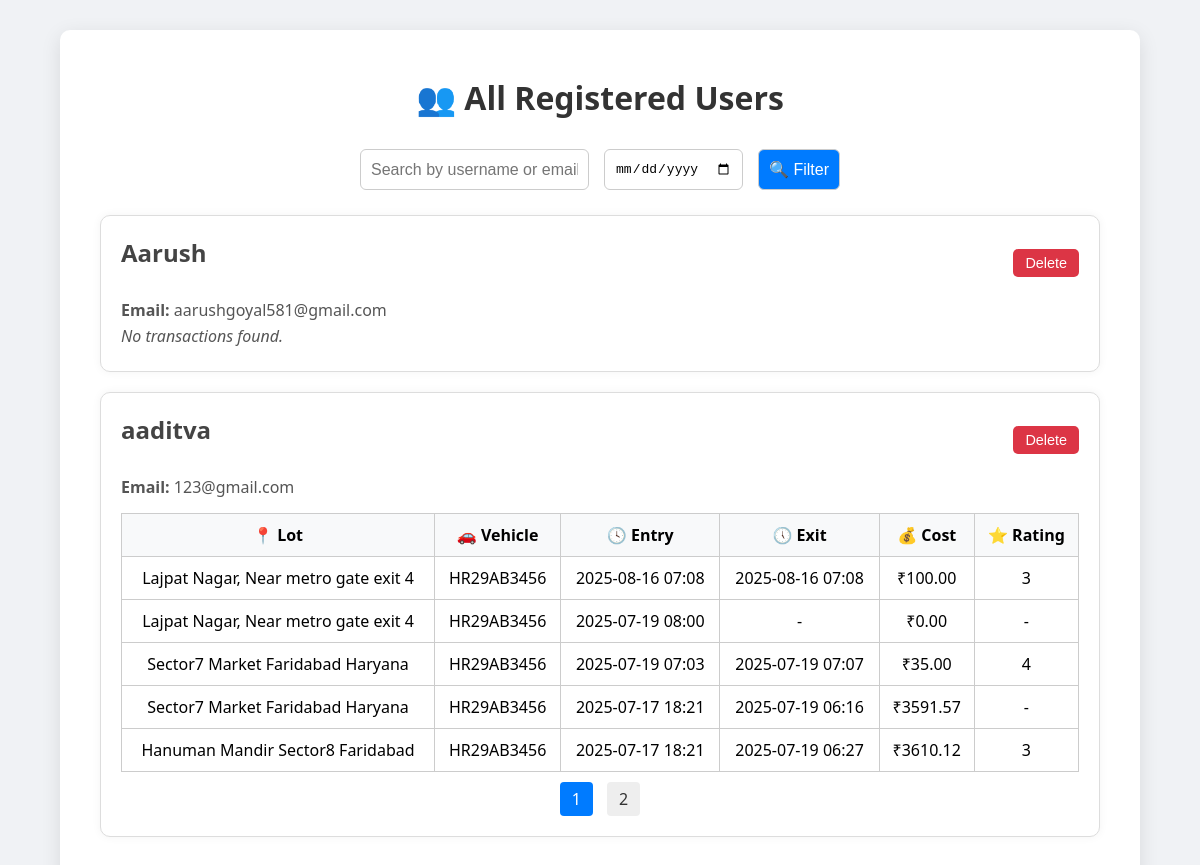
Screenshot of /admin/users with the database file from the repository.
### models.py (models this page shows, shortened)
class User(db.Model):
    id = db.Column(db.Integer, primary_key=True)
    username = db.Column(db.String(80), unique=True, nullable=False)
    email = db.Column(db.String(120), unique=True, nullable=False)
    password = db.Column(db.String(200), nullable=False)
    tel = db.Column(db.Integer, nullable=False)
    role = db.Column(db.String(20), default="user")
    transactions = db.relationship('UserTransaction', backref='user', lazy=True)

class P_Lot(db.Model):
    __tablename__ = 'p_lot'  # Explicitly define table name
    id = db.Column(db.Integer, primary_key=True)
    loc = db.Column(db.String(200), nullable=False)
    price = db.Column(db.Integer, nullable=False)
    spots = db.Column(db.Integer, nullable=False)
    parking_spots = db.relationship('P_Spot', backref='p_lot', lazy=True)

class UserTransaction(db.Model):
    __tablename__ = 'user_transaction'  # Explicitly define table name
    id = db.Column(db.Integer, primary_key=True)
    spot_id = db.Column(db.Integer, db.ForeignKey('p_spot.id'), nullable=False)  # Fixed reference
    user_id = db.Column(db.Integer, db.ForeignKey('user.id'), nullable=False)
    vehicle_number = db.Column(db.String(20),nullable=False)
    entry_time = db.Column(db.DateTime, nullable=False, default=datetime.utcnow)
    leave_time = db.Column(db.DateTime, nullable=True)
    cost = db.Column(db.Float, nullable=True)
    rating = db.Column(db.Integer)         # from 1 to 5
    feedback = db.Column(db.String(200))   # optional comment

### app.py (the view, shortened to what this page needs)
@app.route('/admin/users')
def view_all_users():
    search = request.args.get('search', '').strip().lower()
    filter_date = request.args.get('date')
    page = int(request.args.get('page', 1))
    if search:
        users = User.query.filter(
            (User.username.ilike(f'%{search}%')) |
            (User.email.ilike(f'%{search}%'))
        ).all()
    else:
        users = User.query.all()
    user_data = []
    for user in users:
        query = UserTransaction.query.filter_by(user_id=user.id)
        total_txns = query.count()
        transactions = query.order_by(UserTransaction.entry_time.desc()) \
                            .offset((page - 1) * 5).limit(5).all()
        enriched_txns = []
        for txn in transactions:
            spot = P_Spot.query.get(txn.spot_id)
            lot = P_Lot.query.get(spot.lot_id) if spot else None
            enriched_txns.append({
                "lot_location": lot.loc if lot else "Unknown",
                "entry_time": txn.entry_time,
                "exit_time": txn.leave_time,
                "cost": txn.cost,
                "rating": txn.rating,
                "vehicle_number": txn.vehicle_number
            })
        user_data.append({
            "user": user,
            "transactions": enriched_txns,
            "total_txns": total_txns
        })
    return render_template("admin_users.html",
                           user_data=user_data,
                           search=search,
                           date_filter=filter_date,
                           current_page=page)

### templates/admin_users.html (shortened to what this page needs)
<!DOCTYPE html>
<html lang="en">
<head>
    <link rel="stylesheet" href="{{ url_for('static', filename='admin_users.css') }}">
</head>
<body>
    <div class="container">
        <h1>👥 All Registered Users</h1>
        <form method="GET" class="filters">
            <input type="text" name="search" placeholder="Search by username or email" value="{{ search }}">
            <input type="date" name="date" value="{{ date_filter }}">
            <button type="submit">🔍 Filter</button>
        </form>
        {% for entry in user_data %}
            <div class="user-card">
                <div class="user-header">
                    <h2>{{ entry.user.username }}</h2>
                    <form action="{{ url_for('delete_user', user_id=entry.user.id) }}" method="POST" onsubmit="return confirm('Are you sure you want to delete this user? This will permanently delete all their bookings and active reservations.')">
                        <button type="submit" class="delete-btn">Delete</button>
                    </form>
                </div>
                <p><strong>Email:</strong> {{ entry.user.email }}</p>
                {% if entry.transactions %}
                    <table>
                        <thead>
                            <tr>
                                <th>📍 Lot</th>
                                <th>🚗 Vehicle</th>
                                <th>🕓 Entry</th>
                                <th>🕔 Exit</th>
                                <th>💰 Cost</th>
                                <th>⭐ Rating</th>
                            </tr>
                        </thead>
                        <tbody>
                            {% for txn in entry.transactions %}
                                <tr>
                                    <td>{{ txn.lot_location }}</td>
                                    <td>{{ txn.vehicle_number }}</td>
                                    <td>{{ txn.entry_time.strftime('%Y-%m-%d %H:%M') }}</td>
                                    <td>{{ txn.exit_time.strftime('%Y-%m-%d %H:%M') if txn.exit_time else '-' }}</td>
                                    <td>
                                        {% if txn.cost is not none %}
                                            ₹{{ "%.2f"|format(txn.cost) }}
                                        {% else %}
                                            ₹0.00
                                        {% endif %}
                                    </td>
                                    <td>{{ txn.rating if txn.rating else '-' }}</td>
                                </tr>
                            {% endfor %}
                        </tbody>
                    </table>
                    {% set pages = (entry.total_txns // 5) + (1 if entry.total_txns % 5 else 0) %}
                    {% if pages > 1 %}
                        <div class="pagination">
                            {% for p in range(1, pages + 1) %}
                                <a href="{{ url_for('view_all_users', search=search, date=date_filter, page=p) }}"
                                   class="{{ 'active' if p == current_page else '' }}">{{ p }}</a>
                            {% endfor %}
                        </div>
                    {% endif %}
                {% else %}
                    <p class="note">No transactions found.</p>
                {% endif %}
            </div>
        {% endfor %}
    </div>
</body>
</html>

### static/admin_users.css (style rules this page uses)
body { font-family: 'Segoe UI', sans-serif; background: #f0f2f5; margin: 0; padding: 30px; }
.container { max-width: 1000px; margin: auto; background: white; padding: 25px 40px; border-radius: 10px; box-shadow: 0 5px 20px rgba(0,0,0,0.1); }
h1 { text-align: center; color: #333; margin-bottom: 30px; }
.filters { display: flex; gap: 15px; justify-content: center; margin-bottom: 25px; }
.filters input, .filters button { padding: 10px; font-size: 1em; border: 1px solid #ccc; border-radius: 6px; }
.filters button { background: #007bff; color: white; cursor: pointer; transition: background 0.3s; }
.user-card { border: 1px solid #ddd; border-radius: 8px; padding: 20px; margin-bottom: 30px; background: #fdfdfd; }
.user-card h2 { margin-top: 0; color: #444; }
.user-card p { margin: 4px 0; color: #555; }
table { width: 100%; border-collapse: collapse; margin-top: 15px; }
th, td { border: 1px solid #ccc; padding: 10px; text-align: center; }
th { background: #f8f9fa; }
.pagination { margin-top: 10px; text-align: center; }
.pagination a { display: inline-block; margin: 0 5px; padding: 6px 12px; background: #eee; color: #333; text-decoration: none; border-radius: 4px; }
.pagination a.active { background: #007bff; color: white; }
.note { font-style: italic; color: gray; margin-top: 10px; }
.user-card { background: #ffffff; padding: 20px; margin-bottom: 20px; border-radius: 10px; box-shadow: 0 0 10px rgba(0, 0, 0, 0.05); }
.user-header { display: flex; justify-content: space-between; align-items: center; margin-bottom: 10px; }
.delete-btn { background-color: #dc3545; color: white; padding: 6px 12px; border: none; border-radius: 5px; font-size: 0.9em; cursor: pointer; transition: background-color 0.2s; }

### rows the page displays
User: user.username "Aarush", user.email "aarushgoyal581@gmail.com"
User: user.username "aaditva", user.email "123@gmail.com"
P_Lot: lot_location "Lajpat Nagar, Near metro gate exit 4" "Lajpat Nagar, Near metro gate exit 4"
UserTransaction: vehicle_number "HR29AB3456", entry_time "2025-08-16 07:08", exit_time "2025-08-16 07:08", cost "100.00"
UserTransaction: vehicle_number "HR29AB3456", entry_time "2025-07-19 08:00"
P_Lot: lot_location "Sector7 Market Faridabad Haryana" "Sector7 Market Faridabad Haryana"
UserTransaction: vehicle_number "HR29AB3456", entry_time "2025-07-19 07:03", exit_time "2025-07-19 07:07", cost "35.00"
UserTransaction: vehicle_number "HR29AB3456", entry_time "2025-07-17 18:21", exit_time "2025-07-19 06:16", cost "3591.57"
P_Lot: lot_location "Hanuman Mandir Sector8 Faridabad"
UserTransaction: vehicle_number "HR29AB3456", entry_time "2025-07-17 18:21", exit_time "2025-07-19 06:27", cost "3610.12"

### other values shown
{{ txn.rating if txn.rating else '-' }} "3" "-" "4" "-" "3"
{{ txn.exit_time.strftime('%Y-%m-%d %H:%M') if txn.exit_time else '-' }} "-"
{{ p }} "1" "2"
